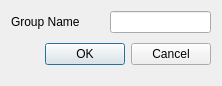
<?xml version="1.0" encoding="UTF-8"?>
<ui version="4.0">
 <class>Dialog_ProcessSetting_Group</class>
 <widget class="QDialog" name="Dialog_ProcessSetting_Group">
  <property name="geometry">
   <rect>
    <x>0</x>
    <y>0</y>
    <width>222</width>
    <height>86</height>
   </rect>
  </property>
  <property name="windowTitle">
   <string>Group Process Setting</string>
  </property>
  <layout class="QFormLayout" name="formLayout">
   <property name="horizontalSpacing">
    <number>30</number>
   </property>
   <item row="0" column="0">
    <widget class="QLabel" name="label_Group_Name">
     <property name="text">
      <string>Group Name</string>
     </property>
    </widget>
   </item>
   <item row="0" column="1">
    <widget class="QLineEdit" name="lineEdit_Group_Name">
     <property name="text">
      <string/>
     </property>
    </widget>
   </item>
   <item row="1" column="0" colspan="2">
    <layout class="QHBoxLayout" name="Buttons_Group">
     <property name="spacing">
      <number>6</number>
     </property>
     <property name="leftMargin">
      <number>0</number>
     </property>
     <property name="topMargin">
      <number>0</number>
     </property>
     <property name="rightMargin">
      <number>0</number>
     </property>
     <property name="bottomMargin">
      <number>0</number>
     </property>
     <item>
      <spacer>
       <property name="orientation">
        <enum>Qt::Horizontal</enum>
       </property>
       <property name="sizeHint" stdset="0">
        <size>
         <width>131</width>
         <height>31</height>
        </size>
       </property>
      </spacer>
     </item>
     <item>
      <widget class="QPushButton" name="Button_Group_OK">
       <property name="text">
        <string>OK</string>
       </property>
      </widget>
     </item>
     <item>
      <widget class="QPushButton" name="Button_Group_Cancel">
       <property name="text">
        <string>Cancel</string>
       </property>
      </widget>
     </item>
    </layout>
   </item>
  </layout>
 </widget>
 <resources/>
 <connections/>
</ui>
